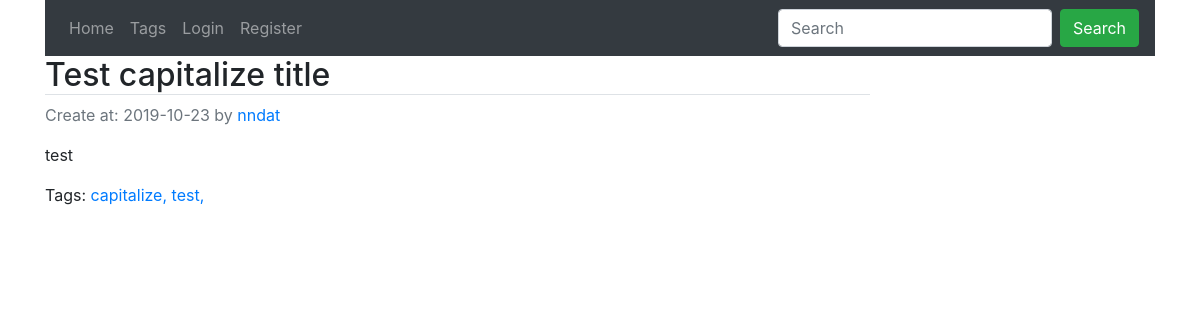
The page /post/5 on the database its author committed.
### myblog/models.py (models this page shows, shortened)
class Post(db.Model):
    id = db.Column(db.Integer, primary_key=True)
    title = db.Column(db.String(255), nullable=False)
    body = db.Column(db.Text, nullable=False)
    slug = db.Column(db.String(255), nullable=False)
    user_id = db.Column(db.Integer, db.ForeignKey('user.id'), nullable=False)
    created_at = db.Column(db.DateTime, default=datetime.now)
    last_modified = db.Column(db.DateTime, default=datetime.now,
                              onupdate=datetime.now)
    tags = db.relationship(
        "Tag",
        secondary=posts_tags,
        backref="posts",
        lazy="dynamic"
    )

class User(db.Model, UserMixin):
    id = db.Column(db.Integer, primary_key=True)
    username = db.Column(db.String(20), unique=True, nullable=False)
    password = db.Column(db.String(64), nullable=False)
    posts = db.relationship('Post', backref='author', lazy=True)

class Tag(db.Model):
    id = db.Column(db.Integer, primary_key=True)
    name = db.Column(db.String(100), nullable=False)
    slug = db.Column(db.String(100), nullable=False)

### myblog/post/post.py (the view)
@posts.route("/post/<int:post_id>")
def detail(post_id):
    post = Post.query.get_or_404(post_id)
    return render_template('post/detail.html', post=post)

### myblog/templates/post/detail.html (shortened to what this page needs)
{% extends "base.html" %}
{% block content %}
<div class="media-body">
  <h2 class="border-bottom article-title">
    {{ post.title }}
  </h2>
  <div class="d-flex">
    <p class="acticle-metadata text-muted">Create at: {{ post.last_modified.strftime('%Y-%m-%d') }} by <a href="#">{{ post.author.username }}</a></p>
  </div>
  <p class="article-content">
    {{ post.body }}
  </p>
  <p>
    Tags:
    {% for tag in post.tags %}
      <a href="#">{{ tag.name }},</a>
    {% endfor %}
  </p>
</div>
{% endblock %}

### rows shown on the page
Post: title "Test capitalize title", last_modified "2019-10-23", body "test"
User: author.username "nndat"
Tag: name "capitalize"
Tag: name "test"
